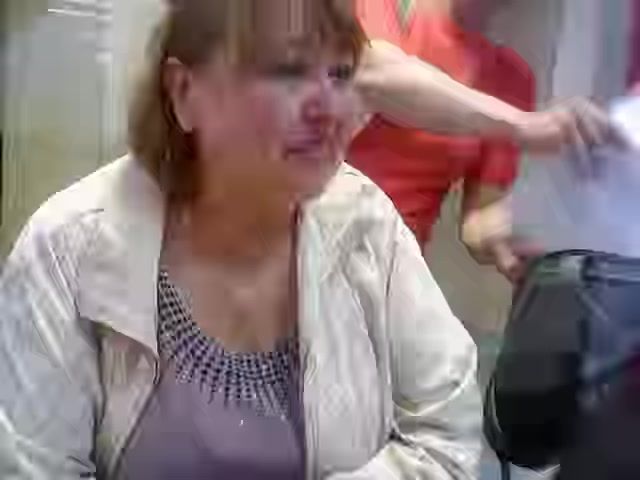
#> input picture App1/img.jpg, 640 x 480 px
$ python App2.py
#> lines starting #> are read from the running program, lines starting #| are printed output that depends on the picture
#Loading and saving an gray image
import cv2
gray_img = cv2.imread('img.jpg', cv2.IMREAD_GRAYSCALE)
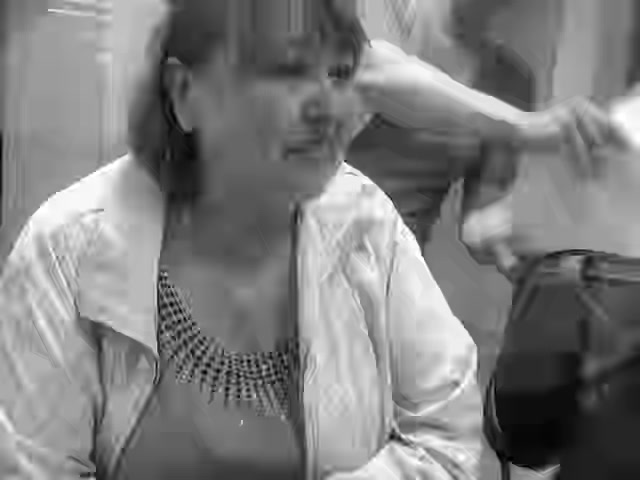
#> gray_img: shape (480, 640); min 0, max 255, mean 126.2
cv2.imshow('Grayscale', gray_img)
cv2.imwrite('output_img.jpg', gray_img)
cv2.waitKey()
